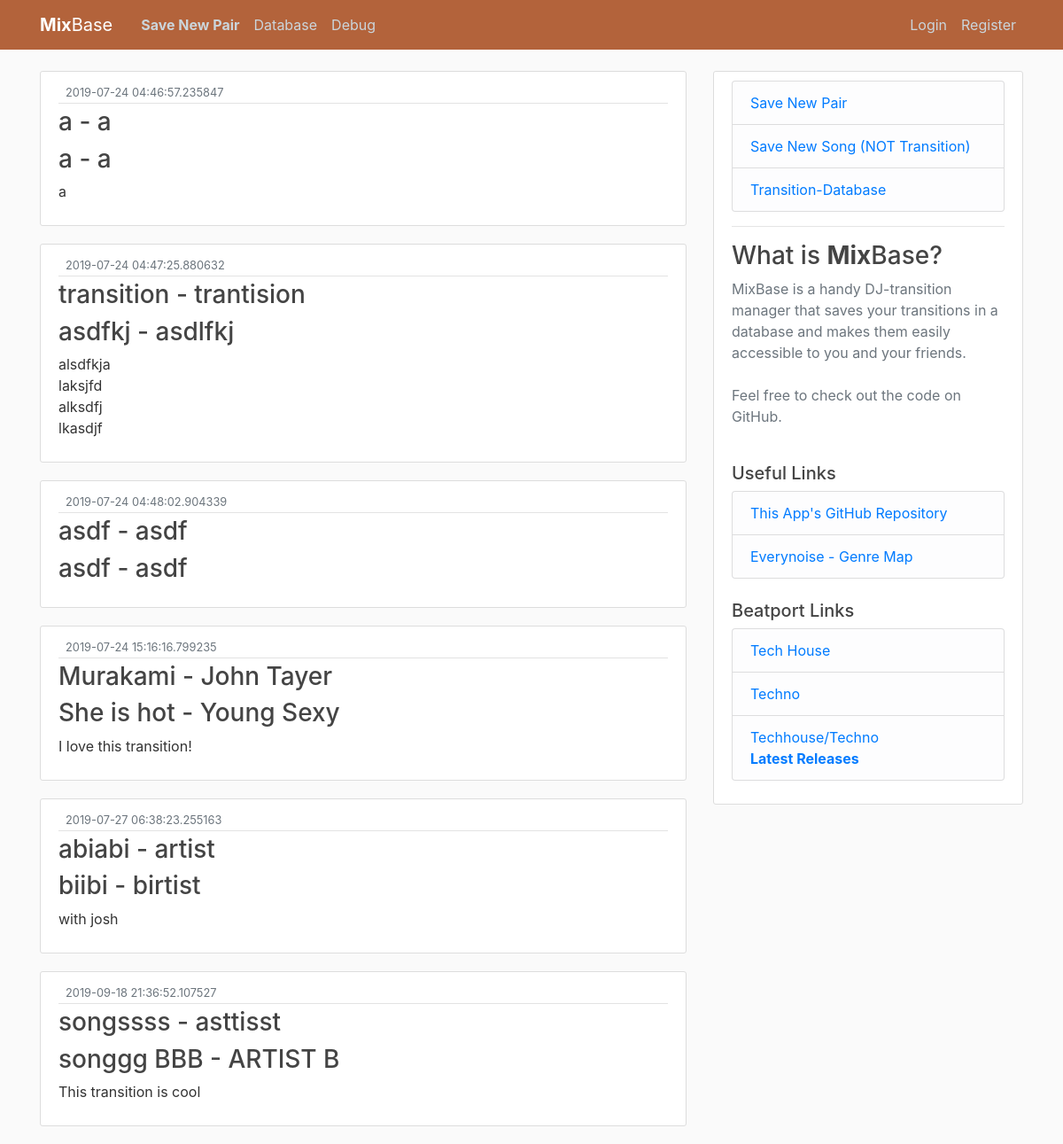
The page /transitions on the database as committed earlier.
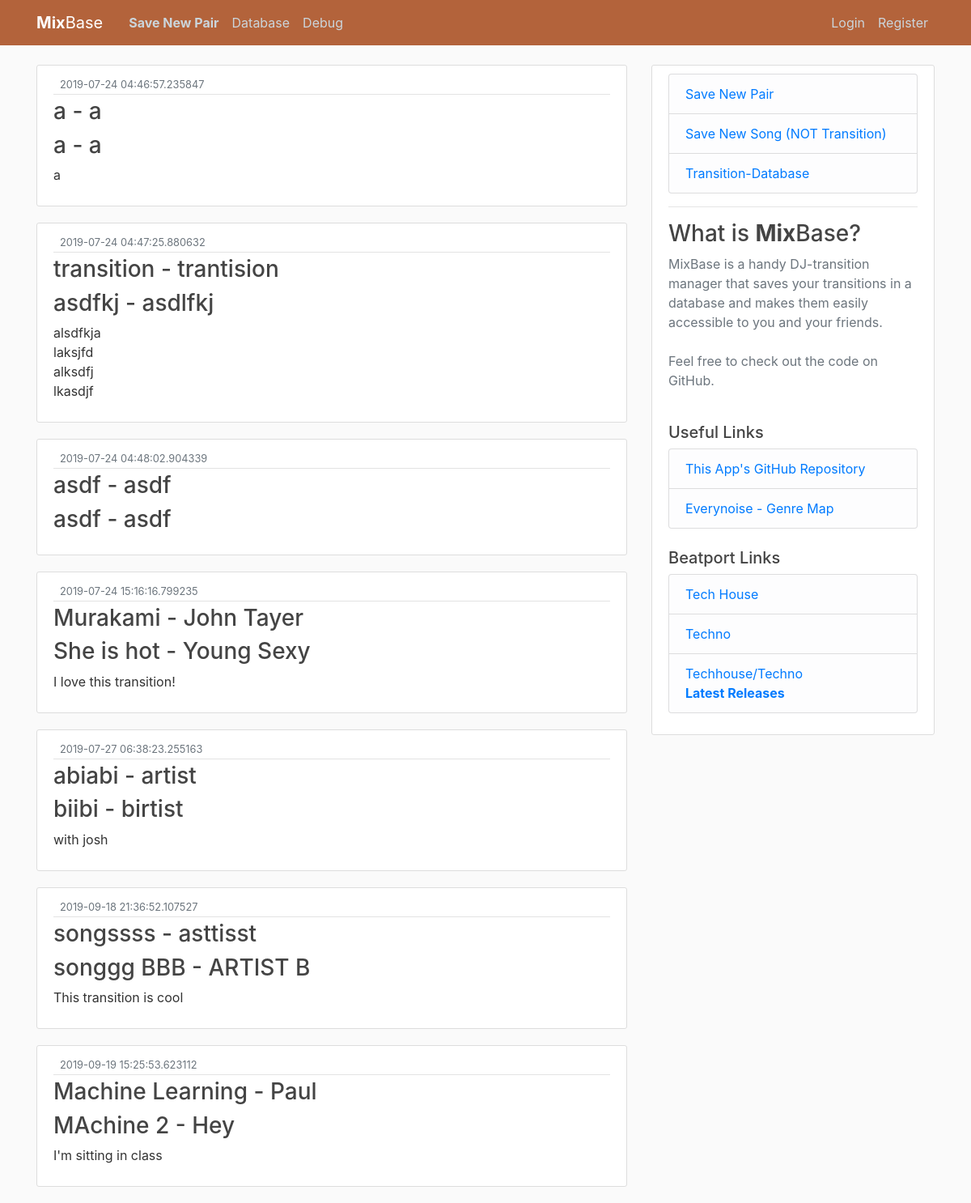
The same page on the database as committed later.
### webapp/models.py (models this page shows, shortened)
class Pair(db.Model): #data table for transition pair
    id = db.Column(db.Integer, primary_key=True)
    firstname = db.Column(db.String(30), nullable=False)
    secondname = db.Column(db.String(30), nullable=False)
    firstartist = db.Column(db.String(30), nullable=True)
    secondartist = db.Column(db.String(30), nullable=True)
    comment = db.Column(db.Text)
    date_posted = db.Column(db.DateTime, nullable=False, default=datetime.utcnow)
    user_id = db.Column(db.Integer, db.ForeignKey('user.id'), default=1) ## TODO: change nullable back to False when login works

### webapp/routes.py (the view)
@app.route('/transitions', methods=['GET', 'POST'])
def transitions():
    pairs = Pair.query.all()
    return render_template('transitions.html', title='Transitions Database', pairs=pairs)

### webapp/templates/transitions.html (shortened to what this page needs)
{% extends "layout.html" %}
{% block content %}
{% for pair in pairs %}
<article class="media content-section">
<div class="media-body">
  <div class="article-metadata">
    <small class="text-muted">{{ pair.date_posted }}</small>
  </div>
  <h3><a class="article-title" href="#">{{ pair.firstname }}</a> - {{ pair.firstartist }}</h3>
  <h3><a class="article-title" href="#">{{ pair.secondname }}</a> - {{ pair.secondartist }}</h3>
  <p class="article-content">{{ pair.comment }}</p>
</div>
</article>
{% endfor %}
{% endblock content %}

### webapp/templates/layout.html (shortened to what this page needs)
<!doctype html>
<html>
<head>
  <link rel="stylesheet" href="https://stackpath.bootstrapcdn.com/bootstrap/4.3.1/css/bootstrap.min.css">
  <link rel="stylesheet" type="text/css" href="{{ url_for('static', filename='main.css') }}">
</head>
<body>
  <header class="site-header">
      <nav class="navbar navbar-expand-md navbar-dark bg-steel fixed-top">
        <div class="container">
          <a class="navbar-brand mr-4" href="/"><b>Mix</b>Base</a>
          <div class="collapse navbar-collapse" id="navbarToggle">
            <div class="navbar-nav mr-auto">
              <a class="nav-item nav-link" href="{{ url_for('home') }}"><b>Save New Pair</b></a>
              <a class="nav-item nav-link" href="{{ url_for('transitions') }}">Database</a>
              <a class="nav-item nav-link" href="hello/debug">Debug</a>
            </div>
            <div class="navbar-nav">
              <a class="nav-item nav-link" href="{{ url_for('login') }}">Login</a>
              <a class="nav-item nav-link" href="{{ url_for('register') }}">Register</a>
            </div>
          </div>
        </div>
      </nav>
    </header>
    <main role="main" class="container">
        <div class="row">
          <div class="col-md-8">
            {% block content %}{% endblock %}
          </div>
          <div class="col-md-4">
            <div class="content-section">
              <ul class="list-group">
                <li class="list-group-item list-group-item-light"><a href="{{ url_for('home') }}" >Save New Pair</a></li>
                <li class="list-group-item list-group-item-light"><a href="#" >Save New Song (NOT Transition)</a></li>
                <li class="list-group-item list-group-item-light"><a href="{{ url_for('transitions') }}" >Transition-Database</a></li>
              </ul>
              <hr>
              <h3>What is <b>Mix</b>Base?</h3>
              <p class='text-muted'>MixBase is a handy DJ-transition manager that saves your transitions in a database and makes them easily accessible to you and your friends.
              <br><br>Feel free to check out the code on GitHub.<br><br>
              <h5>Useful Links</h5>
                <ul class="list-group">
                  <li class="list-group-item list-group-item-light"><a href="https://github.com/LSanten/MixBase" target="_blank">This App's GitHub Repository</a></li>
                  <li class="list-group-item list-group-item-light"><a href="http://everynoise.com/" target="_blank">Everynoise - Genre Map</a></li>
                </ul><br>
                <h5>Beatport Links</h5>
                  <ul class="list-group">
                    <li class="list-group-item list-group-item-light"><a href="https://www.beatport.com/genre/tech-house/11" target="_blank">Tech House</a></li>
                    <li class="list-group-item list-group-item-light"><a href="https://www.beatport.com/genre/techno/6" target="_blank">Techno</a></li>
                    <li class="list-group-item list-group-item-light"><a href="https://www.beatport.com/releases/all?genres=11%2C6%2C90&type=Release" target="_blank">Techhouse/Techno<br><b>Latest Releases</b></a></li>
                  </ul>
              </p>
            </div>
          </div>
        </div>
      </main>
</body>
</html>

### webapp/static/main.css (style rules this page uses)
body { background: #fafafa; color: #333333; margin-top: 5rem; }
h1, h2, h3, h4, h5, h6 { color: #444444; }
.bg-steel { background-color: #b3633b; }
.site-header .navbar-nav .nav-link { color: #cbd5db; }
.content-section { background: #ffffff; padding: 10px 20px; border: 1px solid #dddddd; border-radius: 3px; margin-bottom: 20px; }
.article-title { color: #444444; }
.article-content { white-space: pre-line; }
.article-metadata { padding-bottom: 1px; margin-bottom: 4px; border-bottom: 1px solid #e3e3e3 }

Rows that differ between the two databases and show on the page:
added Pair: date_posted "2019-09-19 15:25:53.623112", firstname "Machine Learning", firstartist "Paul", secondname "MAchine 2", secondartist "Hey", comment "I'm sitting in class"
